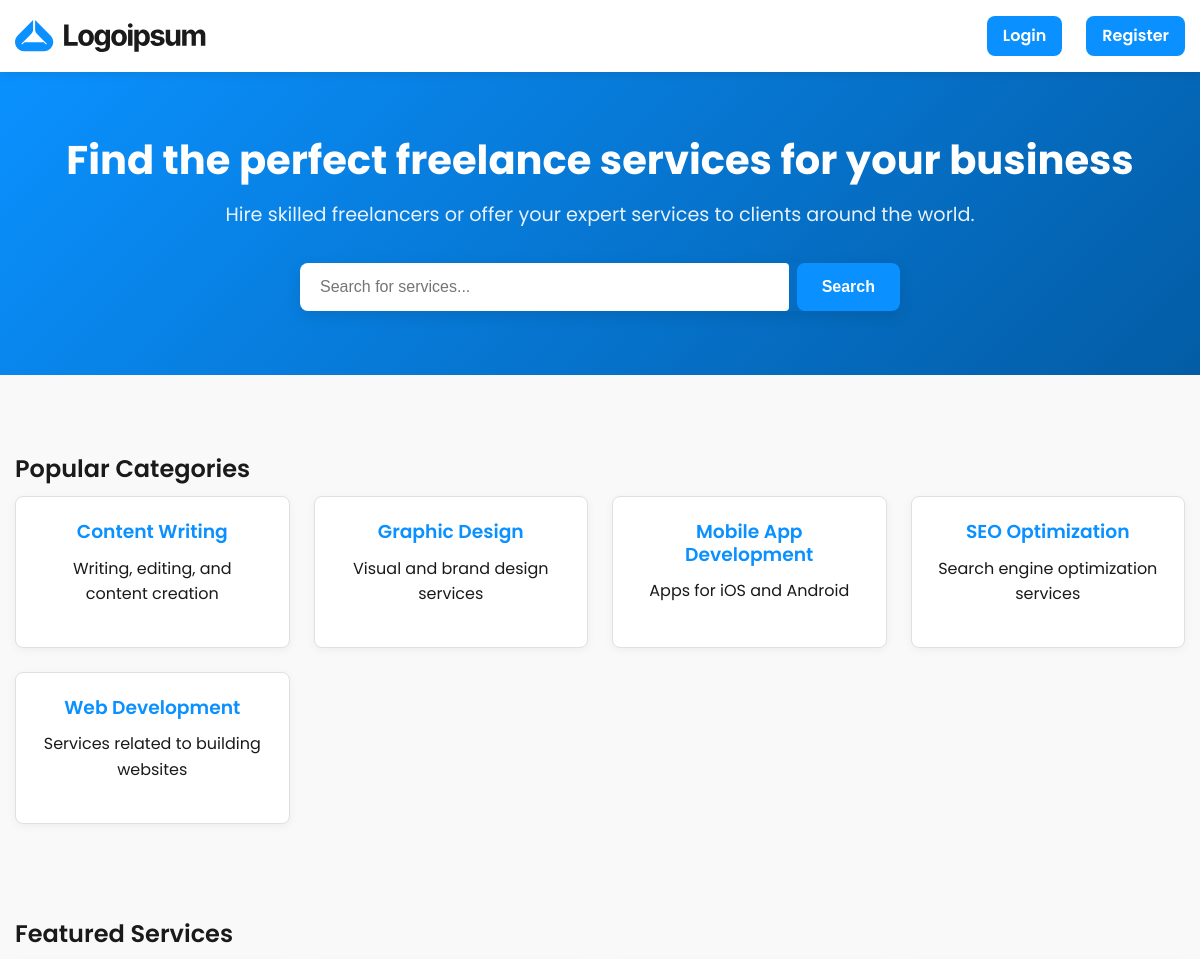
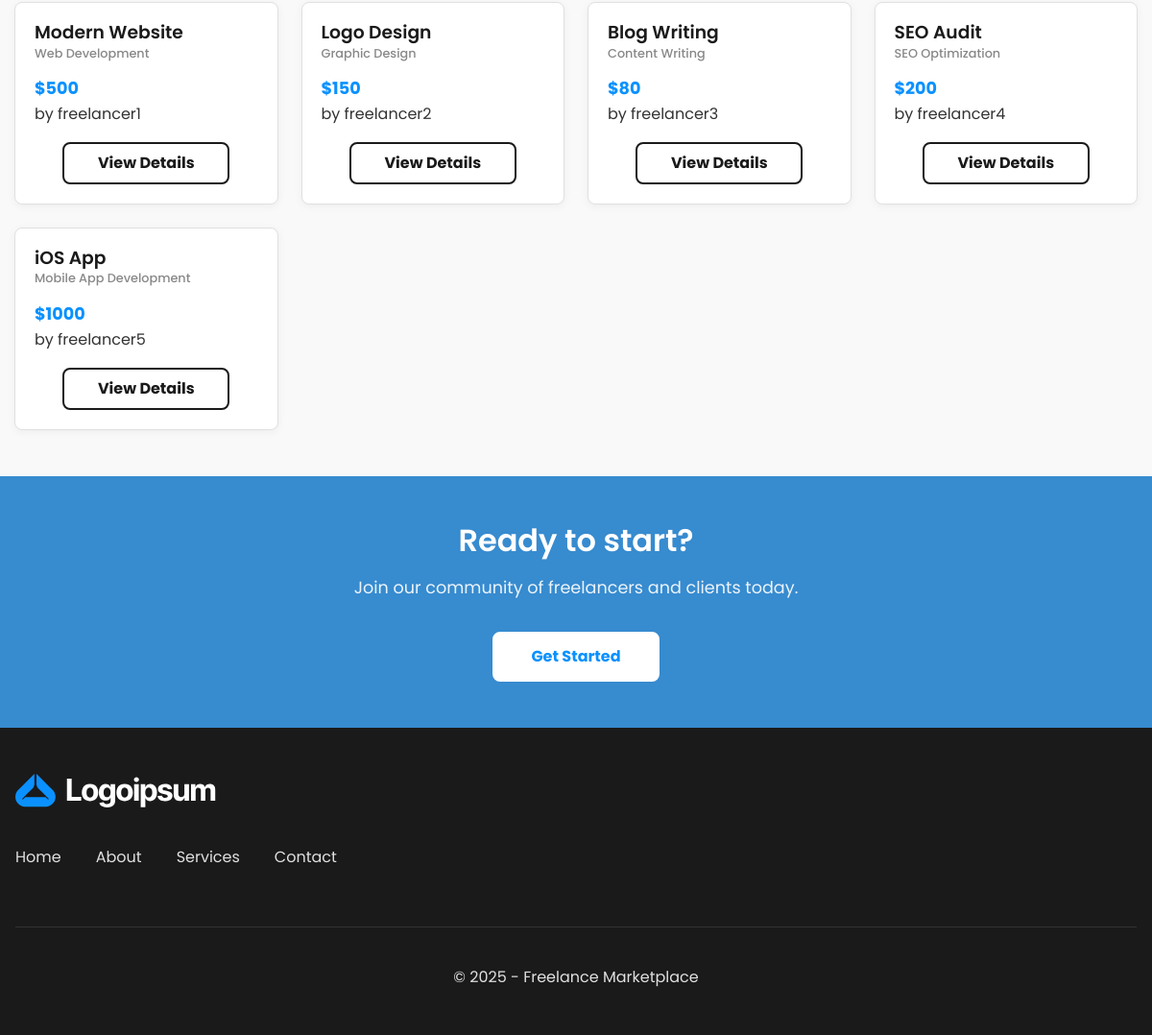
Page /pages/home.php on the committed database (2 pictures, top to bottom).
### tables this page shows
CREATE TABLE Categories (
    id INTEGER PRIMARY KEY AUTOINCREMENT,
    name TEXT UNIQUE NOT NULL,
    description TEXT
);

CREATE TABLE Services (
    id INTEGER PRIMARY KEY AUTOINCREMENT,
    freelancer_id INTEGER NOT NULL,
    title TEXT NOT NULL,
    description TEXT NOT NULL,
    category_id INTEGER NOT NULL,
    price REAL NOT NULL,
    delivery_time INTEGER NOT NULL,
    created_at DATETIME DEFAULT CURRENT_TIMESTAMP,
    FOREIGN KEY (freelancer_id) REFERENCES Users(id),
    FOREIGN KEY (category_id) REFERENCES Categories(id)
);

### public/includes/utils.php (called while the page is built, shortened)
<?php
function isLoggedIn() {
    return isset($_SESSION['user_id']);
}
?>

### public/pages/home.php (the view, shortened to what this page needs)
<?php
require_once '../includes/utils.php';
function getFeaturedServices($limit = 6) {
    try {
        $db = getDB();
        $query = "SELECT s.*, u.username as freelancer_name, c.name as category_name,
                 (SELECT AVG(rating) FROM Reviews WHERE service_id = s.id) as avg_rating
                 FROM Services s
                 JOIN Users u ON s.freelancer_id = u.id
                 JOIN Categories c ON s.category_id = c.id
                 ORDER BY s.created_at DESC
                 LIMIT ?";
        $stmt = $db->prepare($query);
        $stmt->execute([$limit]);
        return $stmt->fetchAll(PDO::FETCH_ASSOC);
    } catch (PDOException $e) {
        return [];
    }
}
function getCategories() {
    try {
        $db = getDB();
        $query = "SELECT * FROM Categories ORDER BY name";
        $stmt = $db->prepare($query);
        $stmt->execute();
        return $stmt->fetchAll(PDO::FETCH_ASSOC);
    } catch (PDOException $e) {
        return [];
    }
}
$featuredServices = getFeaturedServices();
$categories = getCategories();
include_once '../templates/header.php';
?>
<div class="hero">
    <div class="container">
        <h1>Find the perfect freelance services for your business</h1>
        <p>Hire skilled freelancers or offer your expert services to clients around the world.</p>
        <form action="<?php echo SITE_URL; ?>/pages/services/list.php" method="get" class="search-form">
            <input type="text" name="search" placeholder="Search for services..." class="form-control">
            <button type="submit" class="btn">Search</button>
        </form>
    </div>
</div>
<div class="categories-section">
    <div class="container">
        <h2>Popular Categories</h2>
        <div class="categories-grid">
            <?php foreach ($categories as $category): ?>
                <a href="<?php echo SITE_URL; ?>/pages/services/list.php?category=<?php echo $category['id']; ?>" class="category-card">
                    <h3><?php echo htmlspecialchars($category['name']); ?></h3>
                    <p><?php echo htmlspecialchars($category['description'] ?? ''); ?></p>
                </a>
            <?php endforeach; ?>
        </div>
    </div>
</div>
<div class="featured-services">
    <div class="container">
        <h2>Featured Services</h2>
        <?php if (empty($featuredServices)): ?>
            <p>No services available yet. <?php if (!isLoggedIn()): ?>
                <a href="<?php echo SITE_URL; ?>/pages/register.php">Register</a> and be the first to offer your services!
            <?php else: ?>
                <a href="<?php echo SITE_URL; ?>/pages/services/create.php">Create a service</a> and be the first to offer your expertise!
            <?php endif; ?></p>
        <?php else: ?>
            <div class="services-grid">
                <?php foreach ($featuredServices as $service): ?>
                    <div class="service-card">
                        <h3><?php echo htmlspecialchars($service['title']); ?></h3>
                        <p class="service-category"><?php echo htmlspecialchars($service['category_name']); ?></p>
                        <p class="service-price">$<?php echo htmlspecialchars($service['price']); ?></p>
                        <p class="service-freelancer">by <?php echo htmlspecialchars($service['freelancer_name']); ?></p>
                        <a href="<?php echo SITE_URL; ?>/pages/services/view.php?id=<?php echo $service['id']; ?>" class="btn">View Details</a>
                    </div>
                <?php endforeach; ?>
            </div>
        <?php endif; ?>
    </div>
</div>
<div class="cta-section">
    <div class="container">
        <h2>Ready to start?</h2>
        <p>Join our community of freelancers and clients today.</p>
        <?php if (!isLoggedIn()): ?>
            <a href="<?php echo SITE_URL; ?>/pages/register.php" class="btn">Get Started</a>
        <?php else: ?>
            <a href="<?php echo SITE_URL; ?>/pages/services/list.php" class="btn">Browse Services</a>
        <?php endif; ?>
    </div>
</div>
<?php include_once '../templates/footer.php'; ?>

### public/templates/header.php (shortened to what this page needs)
<?php
require_once __DIR__ . '/../includes/utils.php';
?>
<!DOCTYPE html>
<html lang="en">
<head>
    <link rel="stylesheet" href="<?php echo SITE_URL; ?>/assets/css/style.css">
    <link rel="stylesheet" href="https://cdnjs.cloudflare.com/ajax/libs/font-awesome/6.4.0/css/all.min.css">
</head>
<body>
    <header>
        <div class="container">
            <a href="<?php echo SITE_URL; ?>/" class="site-title">
                <img src="<?php echo SITE_URL; ?>/assets/svgs/logo.svg" alt="Freelance Marketplace Logo" class="logo">
            </a>
            <nav>
                <ul>
                    <?php if(isLoggedIn()): ?>
                        <li><a href="<?php echo SITE_URL; ?>/pages/services/list.php">Services</a></li>
                        <li><a href="<?php echo SITE_URL; ?>/pages/profile.php">Profile</a></li>
                        <li><a href="<?php echo SITE_URL; ?>/pages/logout.php">Logout</a></li>
                    <?php else: ?>
                        <li><a href="<?php echo SITE_URL; ?>/pages/login.php" class="auth-link">Login</a></li>
                        <li><a href="<?php echo SITE_URL; ?>/pages/register.php" class="auth-link">Register</a></li>
                    <?php endif; ?>
                </ul>
            </nav>
        </div>
    </header>
    <main>

### public/templates/footer.php (shortened to what this page needs)
    </main>
    <footer id="footer-1390">
        <div class="cs-container">
            <div class="cs-top">
                <a aria-label="go back to home" class="cs-logo" href="<?php echo SITE_URL; ?>/">
                    <img class="cs-logo-img" loading="lazy" decoding="async" src="<?php echo SITE_URL; ?>/assets/svgs/logo-white.svg" alt="Freelance Marketplace Logo" width="209" height="40">
                </a>
                <ul class="cs-ul">
                    <li class="cs-li">
                        <a href="<?php echo SITE_URL; ?>/" class="cs-link">Home</a>
                    </li>
                    <li class="cs-li">
                        <a href="<?php echo SITE_URL; ?>/pages/about.php" class="cs-link">About</a>
                    </li>
                    <li class="cs-li">
                        <a href="<?php echo SITE_URL; ?>/pages/services/list.php" class="cs-link">Services</a>
                    </li>
                    <li class="cs-li">
                        <a href="<?php echo SITE_URL; ?>/pages/contact.php" class="cs-link">Contact</a>
                    </li>
                </ul>
            </div>
            <div class="cs-bottom">
                <span class="cs-copyright">
                    &copy; <?php echo date('Y'); ?> - <a href="<?php echo SITE_URL; ?>/" class="cs-copyright-link">Freelance Marketplace</a>
                </span>
            </div>
        </div>
    </footer>
</body>
</html>

### rows in the picture
categories: name "Content Writing", description "Writing, editing, and content creation"
categories: name "Graphic Design", description "Visual and brand design services"
categories: name "Mobile App Development", description "Apps for iOS and Android"
categories: name "SEO Optimization", description "Search engine optimization services"
categories: name "Web Development", description "Services related to building websites"
services: title "Modern Website", category_name "Web Development", price "500", freelancer_name "freelancer1"
services: title "Logo Design", category_name "Graphic Design", price "150", freelancer_name "freelancer2"
services: title "Blog Writing", category_name "Content Writing", price "80", freelancer_name "freelancer3"
services: title "SEO Audit", category_name "SEO Optimization", price "200", freelancer_name "freelancer4"
services: title "iOS App", category_name "Mobile App Development", price "1000", freelancer_name "freelancer5"
